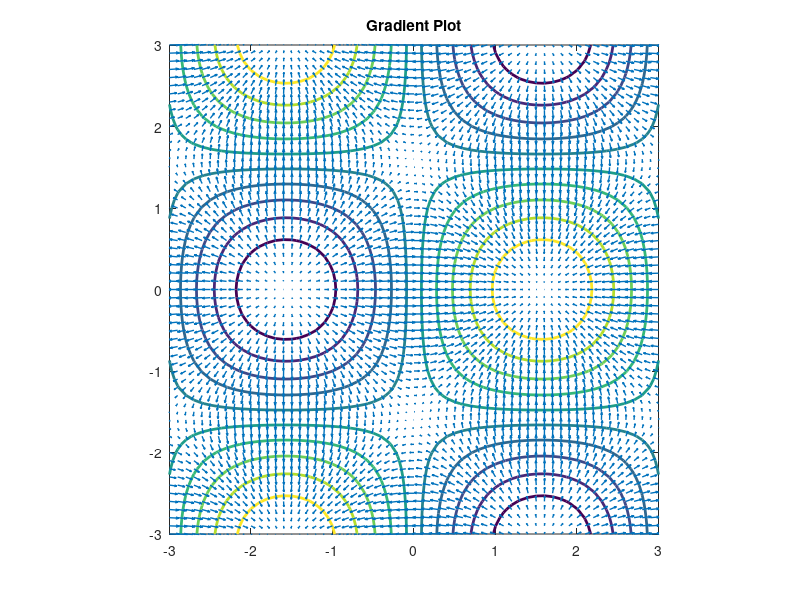

The MATLAB source for this figure:
%Gradient 

v = -3:0.1:3;
[x,y] = meshgrid(v);

z = sin(x).*cos(y);

[px,py] = gradient(z,.1,.1);

figure(1);
contour(v,v,z,'linewidth',2);
hold on;
quiver(v,v,px,py,'linewidth',1);
hold off;

axis equal;
title('Gradient Plot');
